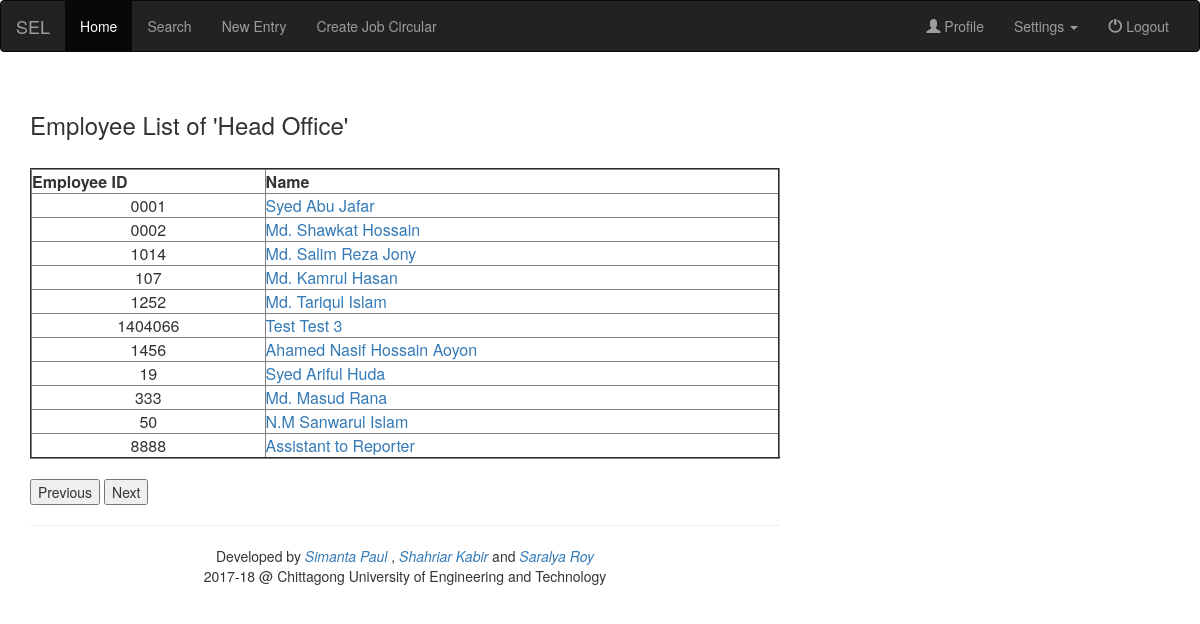
The app's page /employee_per_department.php?id=101 (signed in) with its own data.
### tables this page shows
CREATE TABLE `department` (
  `dep_id` int(10) NOT NULL,
  `dep_name` varchar(30) NOT NULL,
  `head_id` varchar(20) NOT NULL DEFAULT 'N/A',
  `reporting_mail` varchar(255) NOT NULL DEFAULT 'N/A',
  `reporter_id` varchar(20) NOT NULL DEFAULT 'N/A',
  `reporting_mail_2` varchar(50) NOT NULL DEFAULT 'N/A'
);

CREATE TABLE `employee` (
  `ID` varchar(20) NOT NULL,
  `image` varchar(255) DEFAULT 'photo/default.jpg',
  `First Name` varchar(30) NOT NULL,
  `Last Name` varchar(30) NOT NULL,
  `Date of Birth` date NOT NULL,
  `Email` varchar(255) NOT NULL,
  `Gender` varchar(10) NOT NULL DEFAULT 'N/A',
  `Blood Group` varchar(20) NOT NULL,
  `height` varchar(20) NOT NULL,
  `Cell Phone` varchar(20) NOT NULL,
  `father` varchar(30) NOT NULL,
  `mother` varchar(30) NOT NULL,
  `spouse` varchar(30) DEFAULT 'N/A',
  `children` int(10) DEFAULT '0',
  `NID` varchar(30) NOT NULL,
  `tax_id` varchar(30) NOT NULL,
  `passport` varchar(30) NOT NULL,
  `driving_license` varchar(30) NOT NULL,
  `department_id` int(10) NOT NULL,
  `medical_leave` int(10) NOT NULL,
  `sold_leave` int(10) NOT NULL
);

### employee_per_department.php (the view, shortened to what this page needs)
<?php include "connect.php" ; ?>
<?php
    $sql ="SELECT * FROM department WHERE dep_id=".$_GET['id'];
$result = mysqli_query($db, $sql);
$row = mysqli_fetch_array($result);
$department_name = $row['dep_name'];
?>
<!doctype html>
<html>
    <head>
        <?php
        $rowperpage = 15;
        $row = 0;
        ?>
    </head>
    <body><?php include "html/navbar.php" ?>
        <div class="row row-offcanvas row-offcanvas-left">
            <div class="container">
                <br><h3>Employee List of <?php echo "'".$department_name."'";?></h3><br>
                <div class="row">
                    <div class="col-6 col-sm-6 col-lg-8">
                        <div id="content">
                            <table border='2' width="100%" id="emp_table" border="0">
                                <tr class="tr_header">
                                    <th >Employee ID</th>
                                    <th >Name</th>
                                </tr>
                                <?php
                                $sql = "SELECT * FROM `employee` WHERE department_id=".$_GET['id']." limit $row,".$rowperpage;
                                $result = mysqli_query($db,$sql);
                                while($fetch = mysqli_fetch_array($result)){
                                    $name = $fetch['First Name']." ".$fetch['Last Name'];
                                    $id = $fetch['ID'];
                                ?>
                                <tr>
                                    <td align='center'><?php echo $id; ?></td>
                                    <td><a href="jobdetails.php?id=<?php echo $id; ?>"><?php echo $name ?></a></td>
                                </tr>
                                <?php
                                }
                                ?>
                            </table>
                            <form method="post" action="">
                                <div id="div_pagination">
                                    <br>
                                    <input type="submit" class="button" name="but_prev" value="Previous">
                                    <input type="submit" class="button" name="but_next" value="Next">
                                </div>
                            </form>
                        </div>
                    </div>
                </div>
            </div>
        </div>
    </body>
</html>

### records on screen
department: dep_name "Head Office"
employee: ID "0001", name "Syed Abu Jafar"
employee: ID "0002", name "Md. Shawkat Hossain"
employee: ID "1014", name "Md. Salim Reza Jony"
employee: ID "107", name "Md. Kamrul Hasan"
employee: ID "1252", name "Md. Tariqul Islam"
employee: ID "1404066", name "Test Test 3"
employee: ID "1456", name "Ahamed Nasif Hossain Aoyon"
employee: ID "19", name "Syed Ariful Huda"
employee: ID "333", name "Md. Masud Rana"
employee: ID "50", name "N.M Sanwarul Islam"
employee: ID "8888", name "Assistant to Reporter"
